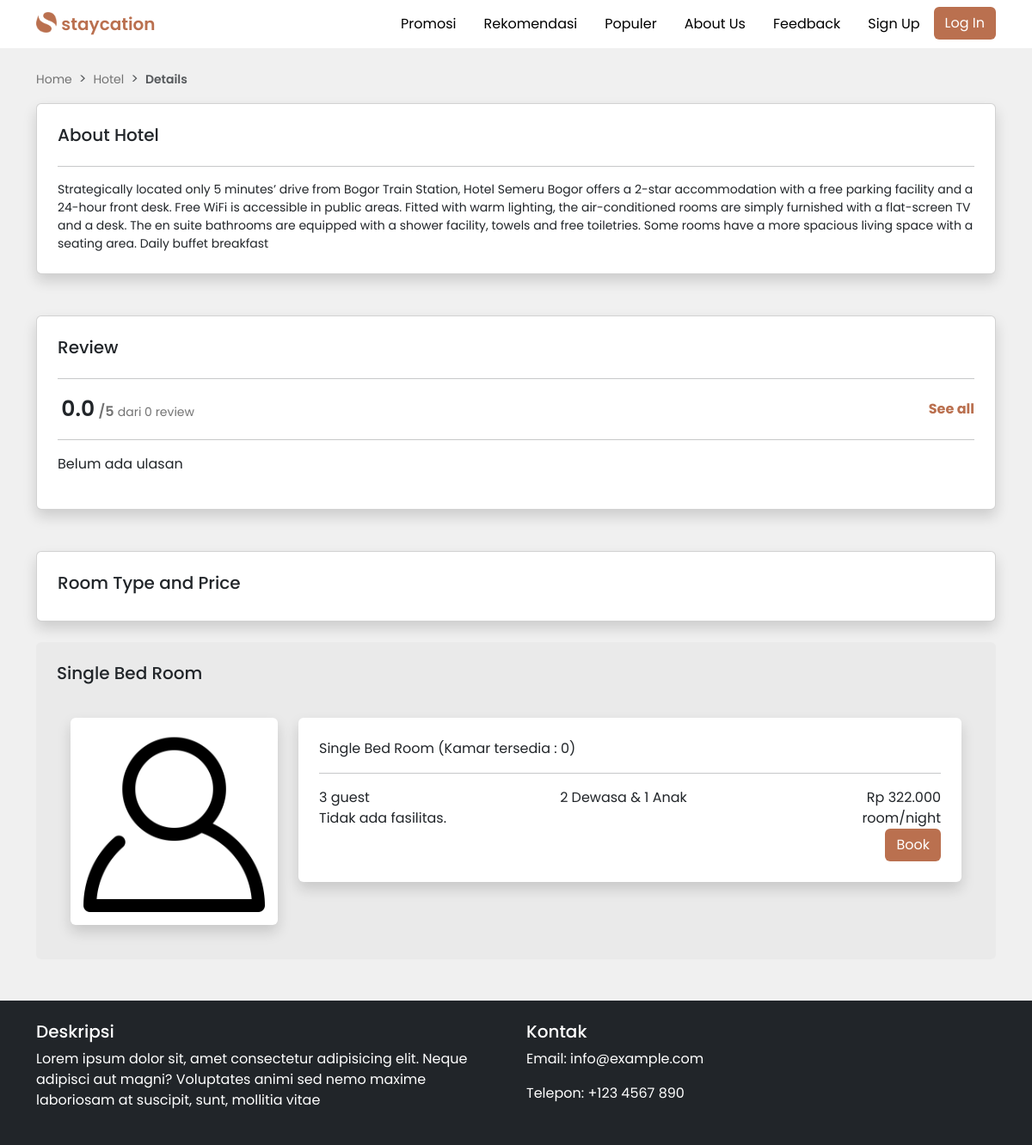
Page /dashboard/user/hotel-detail.php?id=2 on the earlier database version.
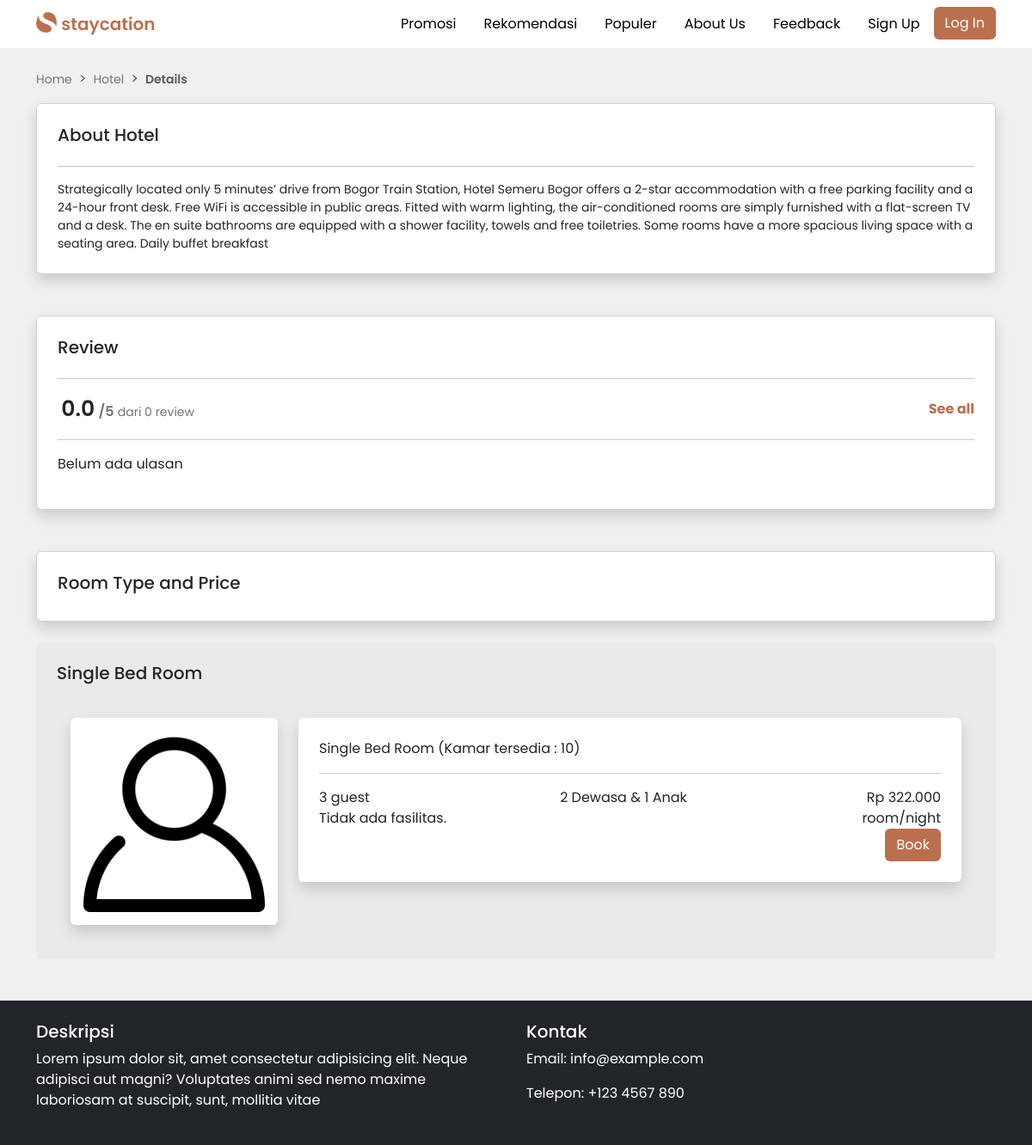
Same page on the later database version.
### tables this page shows
CREATE TABLE `kamar` (
  `ID_KAMAR` int(11) NOT NULL,
  `ID_HOTEL` int(11) NOT NULL,
  `ID_TIPE_KAMAR` int(11) NOT NULL,
  `HARGA_KAMAR` decimal(10,0) NOT NULL,
  `STATUS_KAMAR` enum('Available','Unavailable') NOT NULL,
  `GAMBAR_KAMAR` varchar(255) NOT NULL,
  `JUMLAH_RUANGAN` int(20) NOT NULL
);

CREATE TABLE `tipe_kamar` (
  `ID_TIPE_KAMAR` int(11) NOT NULL,
  `TIPE_KAMAR` varchar(20) NOT NULL
);

### dashboard/user/hotel-detail.php (the view, shortened to what the changed rows need)
<?php
    include '../../controller/koneksi.php';
    $id_hotel = $_GET['id'];
    if (!isset($_SESSION['user_type']) || empty($_SESSION['user_type'])) {
        include '../../partials/header.php';
    } elseif ($_SESSION['user_type'] === 'tamu') {
        include '../../partials/header-login-noindex.php';
    }
?>
<div class="container mt-4">
            <?php
                $queryRating = "SELECT AVG(rating) AS avg_rating, COUNT(id_ulasan) AS total_reviews FROM ulasan WHERE id_hotel = $id_hotel";
                $resultRating = $koneksi->query($queryRating);
            ?>
<?php
    $query = "SELECT kamar.*, tipe_kamar.tipe_kamar
    FROM kamar
    JOIN hotel ON kamar.ID_HOTEL = hotel.ID_HOTEL
    JOIN tipe_kamar ON kamar.id_tipe_kamar = tipe_kamar.id_tipe_kamar
    WHERE kamar.id_hotel = $id_hotel;";
    $result = $koneksi->query($query);
    if ($result->num_rows > 0) {
        while ($row = $result->fetch_assoc()) {
        ?>
            <div class="card card-room p-4 mt-4">
                <h5 class="card-title mb-4"><?php echo $row['tipe_kamar']; ?></h5>
                <div class="card-body">
                    <div class="row">
                        <div class="col-md-3">
                            <div class="card shadow border-0">
                                <img src="../../img/banner/1.png" alt="" class="rounded">
                            </div>
                        </div>
                        <div class="col">
                            <div class="card shadow border-0 p-2">
                                <div class="card-body">
                                    <span class="title-room"><?php echo $row['tipe_kamar'].' (Kamar tersedia : '.$row['JUMLAH_RUANGAN'].')'; ?></span>
                                    <hr>
                                    <div class="row">
                                        <div class="col-md-9">
                                            <div class="fasilitas">
                                                <div class="row">
                                                    <div class="col">
                                                        3  guest
                                                    </div>
                                                    <div class="col">
                                                        2 Dewasa & 1 Anak
                                                    </div>
                                                </div>
                                            <?php
                                                $queryFasilitas = "SELECT fasilitas.nama_fasilitas FROM fasilitas_hotel
                                                JOIN fasilitas ON fasilitas_hotel.id_fasilitas = fasilitas.id_fasilitas
                                                WHERE fasilitas_hotel.id_hotel = $id_hotel";
                                                $resultFasilitas = $koneksi->query($queryFasilitas);
                                                if ($resultFasilitas->num_rows > 0) {
                                                    echo '<div class="fasilitas">';
                                                    $counter = 0;
                                                    while ($rowFasilitas = $resultFasilitas->fetch_assoc()) {
                                                        if ($counter % 2 == 0) {
                                                            echo '<div class="row">';
                                                        }
                                                        echo '<div class="col">' . $rowFasilitas["nama_fasilitas"] . '</div>';
                                                        if ($counter % 2 != 0 || $counter == $result->num_rows - 1) {
                                                            echo '</div>';
                                                        }
                                                        $counter++;
                                                    }
                                                    echo '</div>';
                                                } else {
                                                    echo 'Tidak ada fasilitas.';
                                                }
                                            ?>
                                            </div>
                                        </div>
                                        <div class="col-md-3">
                                            <div class="price-tag text-end">
                                                <span>Rp <?php echo number_format($row['HARGA_KAMAR'], 0, ',', '.'); ?></span>
                                                <span>room/night</span>
                                            </div>
                                            <a class="btn btn btn-custom-book" href="book.php?id='<?php echo $row['ID_KAMAR']; ?>'">Book</a>
                                        </div>
                                    </div>
                                </div>
                            </div>
                        </div>
                    </div>
                </div>
            </div>
<?php
        }
    } else {
        echo "Tidak ada data kamar yang ditemukan.";
    }
?>
</div>
<?php
  include '../../partials/footer.php'
 ?>

Differences in the rows shown:
changed kamar "Single Bed Room": JUMLAH_RUANGAN "0" → "10"
